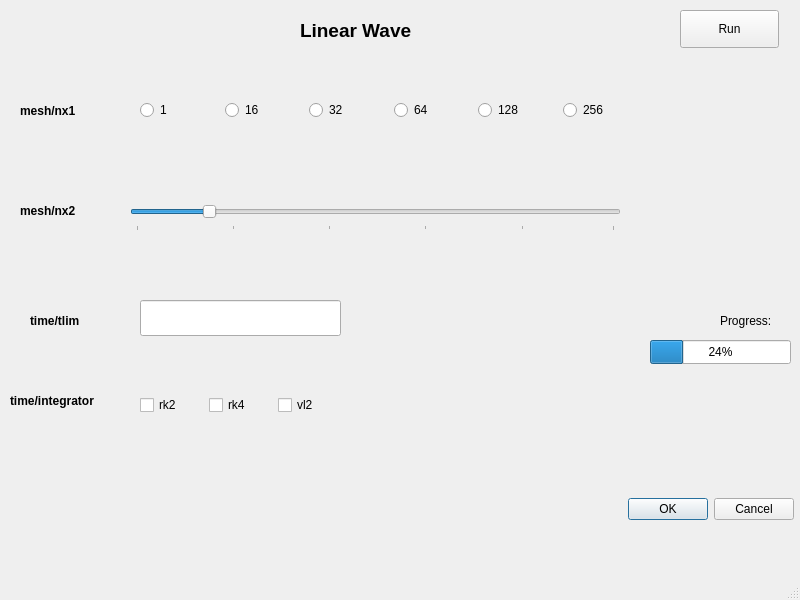
<?xml version="1.0" encoding="UTF-8"?>
<ui version="4.0">
 <class>MainWindow</class>
 <widget class="QMainWindow" name="MainWindow">
  <property name="geometry">
   <rect>
    <x>0</x>
    <y>0</y>
    <width>800</width>
    <height>600</height>
   </rect>
  </property>
  <property name="windowTitle">
   <string>MainWindow</string>
  </property>
  <widget class="QWidget" name="centralwidget">
   <widget class="QWidget" name="horizontalLayoutWidget">
    <property name="geometry">
     <rect>
      <x>140</x>
      <y>70</y>
      <width>501</width>
      <height>80</height>
     </rect>
    </property>
    <layout class="QHBoxLayout" name="horizontalLayout">
     <item>
      <widget class="QRadioButton" name="radioButton_4">
       <property name="text">
        <string>1</string>
       </property>
      </widget>
     </item>
     <item>
      <widget class="QRadioButton" name="radioButton_3">
       <property name="text">
        <string>16</string>
       </property>
      </widget>
     </item>
     <item>
      <widget class="QRadioButton" name="radioButton_2">
       <property name="text">
        <string>32</string>
       </property>
      </widget>
     </item>
     <item>
      <widget class="QRadioButton" name="radioButton">
       <property name="text">
        <string>64</string>
       </property>
      </widget>
     </item>
     <item>
      <widget class="QRadioButton" name="radioButton_6">
       <property name="text">
        <string>128</string>
       </property>
      </widget>
     </item>
     <item>
      <widget class="QRadioButton" name="radioButton_5">
       <property name="text">
        <string>256</string>
       </property>
      </widget>
     </item>
    </layout>
   </widget>
   <widget class="QSlider" name="mesh__nx2">
    <property name="enabled">
     <bool>true</bool>
    </property>
    <property name="geometry">
     <rect>
      <x>130</x>
      <y>200</y>
      <width>491</width>
      <height>31</height>
     </rect>
    </property>
    <property name="font">
     <font>
      <weight>50</weight>
      <italic>true</italic>
      <bold>false</bold>
     </font>
    </property>
    <property name="cursor">
     <cursorShape>IBeamCursor</cursorShape>
    </property>
    <property name="mouseTracking">
     <bool>true</bool>
    </property>
    <property name="tabletTracking">
     <bool>true</bool>
    </property>
    <property name="toolTip">
     <string extracomment="hello slider"/>
    </property>
    <property name="autoFillBackground">
     <bool>true</bool>
    </property>
    <property name="value">
     <number>15</number>
    </property>
    <property name="orientation">
     <enum>Qt::Horizontal</enum>
    </property>
    <property name="invertedAppearance">
     <bool>false</bool>
    </property>
    <property name="invertedControls">
     <bool>false</bool>
    </property>
    <property name="tickPosition">
     <enum>QSlider::TicksBelow</enum>
    </property>
    <property name="tickInterval">
     <number>20</number>
    </property>
   </widget>
   <widget class="QLabel" name="label">
    <property name="geometry">
     <rect>
      <x>20</x>
      <y>100</y>
      <width>81</width>
      <height>22</height>
     </rect>
    </property>
    <property name="font">
     <font>
      <weight>75</weight>
      <bold>true</bold>
     </font>
    </property>
    <property name="text">
     <string>mesh/nx1</string>
    </property>
   </widget>
   <widget class="QLabel" name="label_2">
    <property name="geometry">
     <rect>
      <x>20</x>
      <y>200</y>
      <width>81</width>
      <height>22</height>
     </rect>
    </property>
    <property name="font">
     <font>
      <weight>75</weight>
      <bold>true</bold>
     </font>
    </property>
    <property name="text">
     <string>mesh/nx2</string>
    </property>
   </widget>
   <widget class="QLabel" name="Title">
    <property name="geometry">
     <rect>
      <x>300</x>
      <y>10</y>
      <width>141</width>
      <height>41</height>
     </rect>
    </property>
    <property name="font">
     <font>
      <pointsize>14</pointsize>
      <weight>75</weight>
      <bold>true</bold>
     </font>
    </property>
    <property name="text">
     <string>Linear Wave</string>
    </property>
   </widget>
   <widget class="QLabel" name="label_3">
    <property name="geometry">
     <rect>
      <x>30</x>
      <y>310</y>
      <width>81</width>
      <height>21</height>
     </rect>
    </property>
    <property name="font">
     <font>
      <weight>75</weight>
      <bold>true</bold>
     </font>
    </property>
    <property name="text">
     <string>time/tlim</string>
    </property>
   </widget>
   <widget class="QLineEdit" name="lineEdit">
    <property name="geometry">
     <rect>
      <x>140</x>
      <y>300</y>
      <width>201</width>
      <height>36</height>
     </rect>
    </property>
   </widget>
   <widget class="QWidget" name="horizontalLayoutWidget_2">
    <property name="geometry">
     <rect>
      <x>140</x>
      <y>380</y>
      <width>201</width>
      <height>51</height>
     </rect>
    </property>
    <layout class="QHBoxLayout" name="horizontalLayout_2">
     <item>
      <widget class="QCheckBox" name="checkBox_2">
       <property name="text">
        <string>rk2</string>
       </property>
      </widget>
     </item>
     <item>
      <widget class="QCheckBox" name="checkBox_3">
       <property name="text">
        <string>rk4</string>
       </property>
      </widget>
     </item>
     <item>
      <widget class="QCheckBox" name="checkBox">
       <property name="text">
        <string>vl2</string>
       </property>
      </widget>
     </item>
    </layout>
   </widget>
   <widget class="QLabel" name="label_4">
    <property name="geometry">
     <rect>
      <x>10</x>
      <y>390</y>
      <width>111</width>
      <height>22</height>
     </rect>
    </property>
    <property name="font">
     <font>
      <weight>75</weight>
      <bold>true</bold>
     </font>
    </property>
    <property name="text">
     <string>time/integrator</string>
    </property>
   </widget>
   <widget class="QPushButton" name="pushButton">
    <property name="geometry">
     <rect>
      <x>680</x>
      <y>10</y>
      <width>99</width>
      <height>38</height>
     </rect>
    </property>
    <property name="text">
     <string>Run</string>
    </property>
   </widget>
   <widget class="QProgressBar" name="progressBar">
    <property name="geometry">
     <rect>
      <x>650</x>
      <y>340</y>
      <width>141</width>
      <height>24</height>
     </rect>
    </property>
    <property name="value">
     <number>24</number>
    </property>
   </widget>
   <widget class="QLabel" name="label_5">
    <property name="geometry">
     <rect>
      <x>720</x>
      <y>310</y>
      <width>71</width>
      <height>21</height>
     </rect>
    </property>
    <property name="text">
     <string>Progress:</string>
    </property>
   </widget>
   <widget class="QDialogButtonBox" name="buttonBox">
    <property name="geometry">
     <rect>
      <x>620</x>
      <y>490</y>
      <width>174</width>
      <height>38</height>
     </rect>
    </property>
    <property name="standardButtons">
     <set>QDialogButtonBox::Cancel|QDialogButtonBox::Ok</set>
    </property>
   </widget>
  </widget>
  <widget class="QMenuBar" name="menubar">
   <property name="geometry">
    <rect>
     <x>0</x>
     <y>0</y>
     <width>800</width>
     <height>34</height>
    </rect>
   </property>
  </widget>
  <widget class="QStatusBar" name="statusbar"/>
 </widget>
 <resources/>
 <connections/>
</ui>
